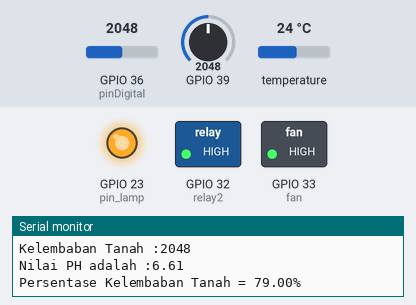
A sketch run on a simulated ESP32. On the bench: switched loads named in the sketch (green lamp = pin HIGH), output pins drawn as LEDs (lit = HIGH), the last lines printed to the serial monitor. Inputs (shaded band) come from the test bench; at power-on: temperature 24 °C, GPIO 36 (pinDigital) = 2048, GPIO 39 = 2048. WiFi joins after 1.5 s; servers stay silent unless stated; uploads are accepted with an empty reply.

Above: at 2.7 s.
2.8 s: temperature set to 28.3 °C
7.2 s: temperature set to 29.6 °C
At 9.5 s:
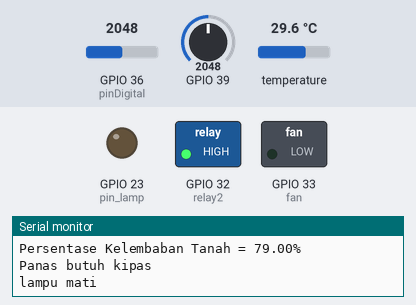
11.6 s: GPIO 36 (pinDigital) set to 3962
18.4 s: GPIO 36 (pinDigital) set to 4054
At 21.1 s:
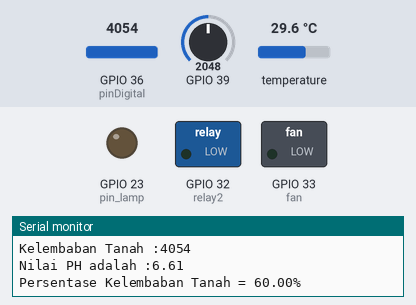
22.8 s: GPIO 36 (pinDigital) set to 3960
At 24.9 s:
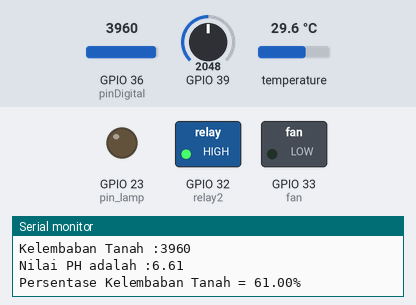
27.2 s: GPIO 36 (pinDigital) set to 4040
At 31.6 s:
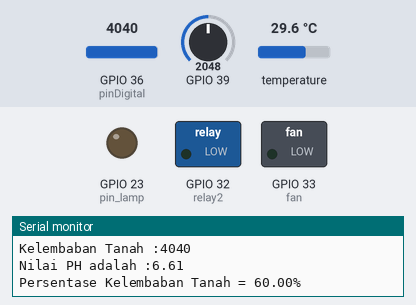
Timing chart, 0 to 33.1 s (numbered marks = the images above; inputs shaded):
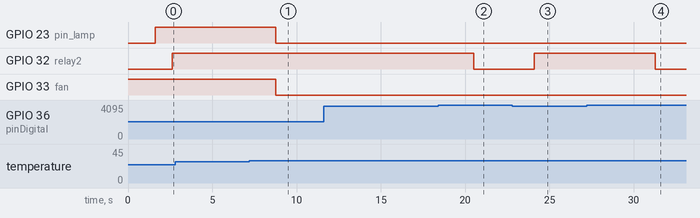

Measured:
- the behaviour switches between 28.9 and 29 °C on temperature (found by bisection; images 0 and 1)
- the behaviour switches between 4000 and 4001 on GPIO 36 (pinDigital) (found by bisection; images 1 and 2)
- after the input at 7.2 s, GPIO 23 (pin_lamp), GPIO 33 (fan): HIGH → LOW after 1.6 s
- after the input at 18.4 s, GPIO 32 (relay2): HIGH → LOW after 2.1 s
- after the input at 22.8 s, GPIO 32 (relay2): LOW → HIGH after 1.3 s
- after the input at 27.2 s, GPIO 32 (relay2): HIGH → LOW after 4.1 s

The sketch:

sc_data_new_update.ino
```cpp
//library untuk jaringan wifi
#include "WiFi.h"
#include "HTTPClient.h"
//#define HttpClient_h
//masukan sensor suhu
#include <OneWire.h>
//MEMANGGIL FUNGSI DARI SENSOR SUHU, KIPAS DAN LAMPU----
#include <DallasTemperature.h>
#define ONE_WIRE_BUS 25
#define fan 33
#define pin_lamp 23
//-------------------------------------------
//membaca suhu dengan membuat variabel ONE_WIRE_BUS
OneWire oneWire(ONE_WIRE_BUS);
DallasTemperature sensor(&oneWire);
//-------------------------------------------
// membuat variabel UNTUK SENSOR PH
    int pH_Value;
    float ph;
//-------------------------------------------
const int pinDigital = A0; //pin sensor kelembaban tanah
const int relay = 33; //relay kipas
const int relay2 = 32; //relay pompa
//const int relay3 = 23; //relay lampu
//-------------------------------------------
//siapkan variable untuk wifi & password (hospot)
const char* ssid = "Hotspot@bumigora.net";
const char* password = "12345678";
//siapkan variable host / server komputer yg menampung aplikasi web & database
const char* host = "192.168.50.239"; //ip komputer local selalu berganti setiap konek ke hotstpo/wifi baru
//-------------------------------------------
// menyiapkan kebutuhan alat
void setup() {
 Serial.begin(9600);          //menampilkan data di serial monitor program arduino IDE
 pinMode(pH_Value, INPUT);    //menetapkan pin sensor pH sebagai input
 pinMode(fan,OUTPUT);         //menetapkan pin kipas sebagai output
 digitalWrite(fan,1);         //fan,1 menjelaskan kipas hidup
 pinMode(pin_lamp, OUTPUT);   //menetapkan pin lampu sebagai output
 //pinMode(pin_lamp,1);       //fungsi ini tidak dipakai (disable)
 sensor.begin();
 pinMode(pinDigital, INPUT);  //pin digital (A0) sensor kelembaban ditetapkan sebagai input
 pinMode(relay, OUTPUT);      //relay untuk mengatur sensor kelembaban
 pinMode(relay2, OUTPUT);     //relay untuk mengatur hitup mati pin kipas
// pinMode(relay3, OUTPUT);
//-------------------------------------------
 //menyiapkan koneksi ke wifi
 WiFi.begin(ssid, password);
 Serial.println("Mencoba koneksi...");
 while(WiFi.status() != WL_CONNECTED)
 {
    Serial.print(".");
    delay(500);
 }
 //apabila berhasil terkoneksi
 Serial.println("Berhasil terkoneksi");

}
//-------------------------------------------
void loop() {
  sensor.setResolution(9);
  sensor.requestTemperatures();              //meminta nilai suhu untuk sensor suhu DS18B20
//-------------------------------------------
  //baca nilai suhu dan kelembaban
  float suhu = sensor.getTempCByIndex(0);    //membuat variabel sensor dan mendapatkan nilai suhu dari sensor suhu DS18B20
  float kel_tanah;
  int tanah = analogRead(pinDigital);        //membaca pin analog pada ESP32 sebagai variabel pinDigital
  kel_tanah = map (tanah, 4095, 0, 60, 100);
//-------------------------------------------
    //rumus untuk membaca nilai pH
    pH_Value = analogRead(A3);
    ph = pH_Value * (3.3 / 1023.0);          //nilai awal di ambil setelah modul pH di kalibrasi
//-------------------------------------------
  //logika / rumus untuk mendapatkan nilai suhu
  if (suhu >=29.00){                         //menggunakan fungsi if
    Serial.println("Panas butuh kipas");
    digitalWrite(relay, HIGH);
    //digitalWrite(relay3, HIGH);
    digitalWrite(pin_lamp,LOW);
    Serial.println("lampu mati");
    digitalWrite(fan,0);
  }else{
    Serial.println("sudah sejuk, kipas mati ");
    digitalWrite(relay, LOW);
    //digitalWrite(relay3,LOW);
    digitalWrite(pin_lamp,HIGH);
    Serial.println("lampu hidup");
    digitalWrite(fan,1);
  }
  delay(1000);
//----------------------------------------------------------------
  //logika / rumus untuk mendapatkan nila kelembaban baglog
if (tanah <= 3000) {
  Serial.println(". Tanaman Masih Basah... ");
  Serial.println();
  digitalWrite (relay2, HIGH);       //relay sensor tanah Mati
  //digitalWrite(fan,0);
  }

 else if (tanah  <= 4000) {
  Serial.println(". Kelembaban Tanah Masih Cukup... ");
  Serial.println();
  digitalWrite (relay2, HIGH);       //relay Mati
  //digitalWrite(fan,0);
  }

 else { Serial.println (". Perlu Tambahan Air... ");
  Serial.println();
  digitalWrite (relay2, LOW);         //relay Hidup


 if (kel_tanah > 60 && kel_tanah <= 100) {
    Serial.println("Tanah basah");

  }
  else if (kel_tanah > 30 && kel_tanah <= 60) {
    Serial.println("Tanah kondisi normal");

  }
  else if (kel_tanah >= 0 && kel_tanah <= 30) {
    Serial.println("Tanah Kering");

  }
  //digitalWrite(fan,1); //kipas angin
  }
//-----------------------------------------------------------------
  //tampilkan nilai sensor ke serial monitor
  Serial.println("Suhu :" + String(suhu) );
  Serial.println("Kelembaban Tanah :" + String(tanah) );
  Serial.println("Nilai PH adalah :" + String(ph) );

 Serial.print("Persentase Kelembaban Tanah = ");
  Serial.print(kel_tanah);
  Serial.println("%");
  delay(1000);
//----------------------------------------------------------------
//proses kirim data ke server
  WiFiClient client;
  //inisialisasi port web server 80
  const int httpPort = 80;
  if(!client.connect(host, httpPort))
  {
    Serial.println("Koneksi Gagal");
    return;
  }
  //jika berhasil terkoneksi, maka data akan dikirim ke database
  String Link;
  HTTPClient http;

//konfigurasi koneksi antara alat sensor dengan database
  Link = "http://" + String(host) + "/multisensorv4/kirimdata.php?suhu=" + String(suhu) + "&tanah=" + String(tanah) + "&ph=" + String(ph) + "&kel_tanah=" + String(kel_tanah); //coding untuk mengirim data sensor ke db
  //eksekusi alamat link yang ada
  http.begin(Link);
  http.GET();

  //baca respon setelah berhasil kirim nilai sensor
  String respon = http.getString();
  Serial.println(respon);
  http.end();

  delay(1000);
}
//------------------------------------------------------------------------
```
